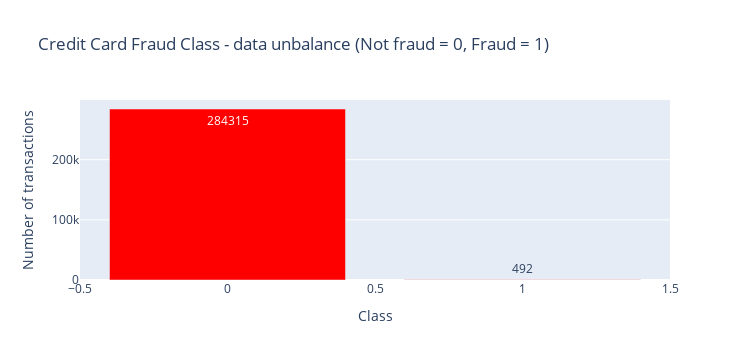

The notebook cell this image was saved under:
### Markdown cell above
#### We want to check the disuibution of the target variable

### Code cell
temp = df["Class"].value_counts()
df_graph = pd.DataFrame({'Class': temp.index,'values': temp.values})


trace = go.Bar(
    x = df_graph['Class'],y = df_graph['values'],
   name="Credit Card Fraud Class - data unbalance (Not fraud = 0, Fraud = 1)",
   marker=dict(color="Red"),
    text=df_graph['values']
)

data = [trace]
layout = dict(title = 'Credit Card Fraud Class - data unbalance (Not fraud = 0, Fraud = 1)',
          xaxis = dict(title = 'Class', showticklabels=True), 
          yaxis = dict(title = 'Number of transactions'),
          hovermode = 'closest',width=750)

fig = dict(data=data, layout=layout)
iplot(fig, filename='class')

### Figure 1 — Plotly figure (JSON) as saved in the notebook; plotly's stock layout.template omitted (floating-point values rounded to 4 significant figures)
{"data": [{"marker": {"color": "Red"}, "name": "Credit Card Fraud Class - data unbalance (Not fraud = 0, Fraud = 1)", "text": [284315, 492], "type": "bar", "x": [0, 1], "y": [284315, 492]}], "layout": {"height": 360, "hovermode": "closest", "title": {"text": "Credit Card Fraud Class - data unbalance (Not fraud = 0, Fraud = 1)"}, "width": 750, "xaxis": {"autorange": true, "range": [-0.5, 1.5], "showticklabels": true, "title": {"text": "Class"}, "type": "linear"}, "yaxis": {"autorange": true, "range": [0, 299300.0], "title": {"text": "Number of transactions"}, "type": "linear"}}}
